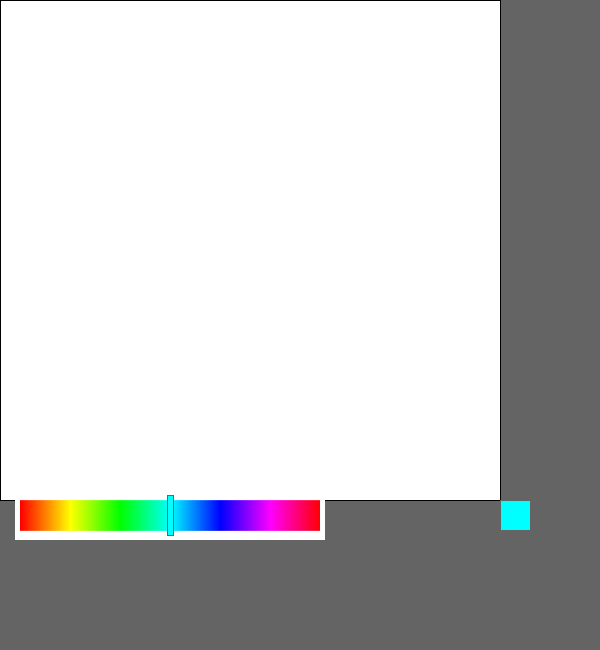
Frame 1 (no input)
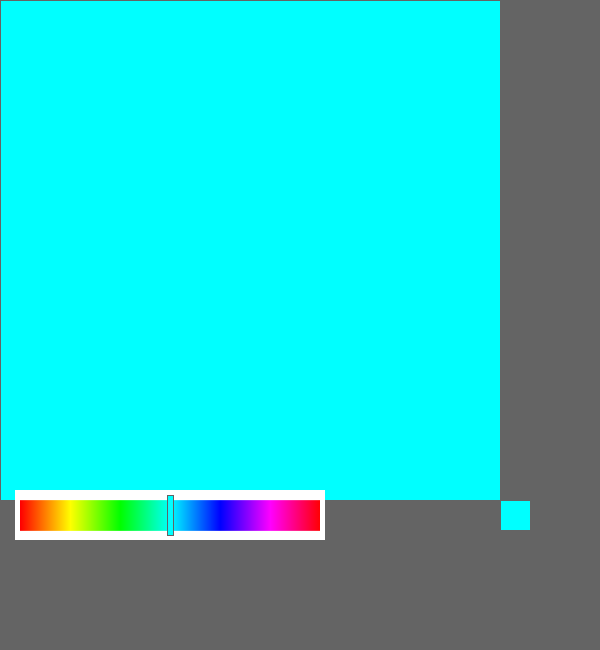
Frame 60 (the mouse pressed at the canvas centre just before this capture)
Frame 120 (the mouse held since frame 60 and released just before this capture): identical to frame 60, image omitted

The Processing sketch that drew these frames (run headless with seeded random() and noise(); from frame 60 on, the mouse is pressed at the canvas centre):

// Processing sketch: processing_186173
// ── processing_186173.pde

float _barWidth=300.0;    //slider-bar width;
float _sliderPos=150.0;  //initial slider position
float _hueVal=map(_sliderPos,0.0,_barWidth,0.0,255.0);;  //initial hueValue
//float _satVal=map(_sliderPos,0.0,_barWidth,0.0,255.0);;  //initial brightValue
//float _brightVal=map(_sliderPos,0.0,_barWidth,0.0,255.0);;  //initial satValue
 
 
    
  
void setup(){
  background(100);
  size(600,650);
  colorMode(HSB);
  stroke(0,0,0);
  println(_hueVal);
}
  
void draw(){
rect(0,0,500,500);
  _hueVal= drawSlider(20.0,500.0,_barWidth,30.0,_hueVal); //where the bar is located
}
  
float drawSlider(float xPos, float yPos, float sWidth, float sHeight,float hueVal){
  fill(255);
  noStroke();
  rect(xPos-5,yPos-10,sWidth+10,sHeight+20);  //draw white background behind slider
    
  float sliderPos=map(hueVal,0.0,255.0,0.0,sWidth); //find the current sliderPosition from hueVal
    
  for(int i=0;i<sWidth;i++){  //draw 1 line for each hueValue from 0-255
      hueVal=map(i,0.0,sWidth,0.0,255.0);  //get hueVal for each position in the bar
      stroke(hueVal,255,255);
      line(xPos+i,yPos,xPos+i,yPos+sHeight);
  }
  if(mousePressed && mouseX>xPos && mouseX<(xPos+sWidth) && mouseY>yPos && mouseY <yPos+sHeight){
     sliderPos=mouseX-xPos;
  }
  stroke(100);
  hueVal=map(sliderPos,0.0,sWidth,0.0,255.0);
  fill(hueVal,255,255);
  rect(sliderPos+xPos-3,yPos-5,6,sHeight+10);
  rect(sWidth+200, yPos, sHeight,sHeight); //where the small square is located
  return hueVal;
}
// _satVal= drawSlider(20.0,550.0,_barWidth,30.0,_satVal); //where the bar is located
//}
  
//float drawSlider(float xPos, float yPos, float sWidth, float sHeight,float satVal){
  //fill(255);
  //noStroke();
  //rect(xPos-5,yPos-10,sWidth+10,sHeight+20);  //draw white background behind slider
    
  //float sliderPos=map(satVal,0.0,255.0,0.0,sWidth); //find the current sliderPosition from hueVal
    
  //for(int h=0;h<sWidth;h++){  //draw 1 line for each hueValue from 0-255
     // satVal=map(h,0.0,sWidth,0.0,255.0);  //get hueVal for each position in the bar
      //stroke(255,satVal,255);
      //line(xPos+h,yPos,xPos+h,yPos+sHeight);
 // }
  //if(mousePressed && mouseX>xPos && mouseX<(xPos+sWidth) && mouseY>yPos && mouseY <yPos+sHeight){
    // sliderPos=mouseX-xPos;
  //}
  //stroke(100);
  //satVal=map(sliderPos,0.0,sWidth,0.0,255.0);
  //fill(255,satVal,255);
  //rect(sliderPos+xPos-3,yPos-5,6,sHeight+10);
  //rect(sWidth+200, yPos, sHeight,sHeight); //where the small square is located
  //return satVal;
//}
// _brightVal= drawSlider(20.0,550.0,_barWidth,30.0,_brightVal); //where the bar is located
//}
  
//float drawSlider(float xPos, float yPos, float sWidth, float sHeight,float brightVal){
  //fill(255);
  //noStroke();
  //rect(xPos-5,yPos-10,sWidth+10,sHeight+20);  //draw white background behind slider
    
  //float sliderPos=map(brightVal,0.0,255.0,0.0,sWidth); //find the current sliderPosition from hueVal
    
  //for(int h=0;h<sWidth;h++){  //draw 1 line for each hueValue from 0-255
     // brightVal=map(h,0.0,sWidth,0.0,255.0);  //get hueVal for each position in the bar
      //stroke(255,255,brightVal);
      //line(xPos+h,yPos,xPos+h,yPos+sHeight);
 // }
  //if(mousePressed && mouseX>xPos && mouseX<(xPos+sWidth) && mouseY>yPos && mouseY <yPos+sHeight){
    // sliderPos=mouseX-xPos;
  //}
  //stroke(100);
  //brightVal=map(sliderPos,0.0,sWidth,0.0,255.0);
  //fill(255,255,brightVal);
  //rect(sliderPos+xPos-3,yPos-5,6,sHeight+10);
  //rect(sWidth+200, yPos, sHeight,sHeight); //where the small square is located
  //return brightVal;
//}
